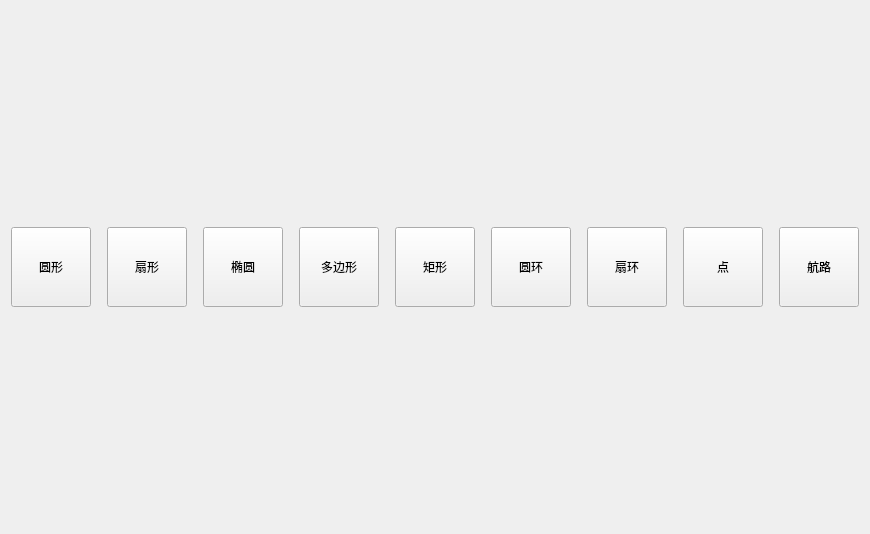
<?xml version="1.0" encoding="UTF-8"?>
<ui version="4.0">
 <class>ZoneAdditionDrawWidget</class>
 <widget class="QWidget" name="ZoneAdditionDrawWidget">
  <property name="geometry">
   <rect>
    <x>0</x>
    <y>0</y>
    <width>838</width>
    <height>534</height>
   </rect>
  </property>
  <property name="windowTitle">
   <string>Form</string>
  </property>
  <layout class="QVBoxLayout" name="verticalLayout">
   <item>
    <layout class="QHBoxLayout" name="horizontalLayout">
     <property name="spacing">
      <number>16</number>
     </property>
     <item>
      <widget class="QPushButton" name="pb_yuanxing">
       <property name="minimumSize">
        <size>
         <width>0</width>
         <height>80</height>
        </size>
       </property>
       <property name="text">
        <string>圆形</string>
       </property>
      </widget>
     </item>
     <item>
      <widget class="QPushButton" name="pb_shanxing">
       <property name="minimumSize">
        <size>
         <width>0</width>
         <height>80</height>
        </size>
       </property>
       <property name="text">
        <string>扇形</string>
       </property>
      </widget>
     </item>
     <item>
      <widget class="QPushButton" name="pb_tuoyuan">
       <property name="minimumSize">
        <size>
         <width>0</width>
         <height>80</height>
        </size>
       </property>
       <property name="text">
        <string>椭圆</string>
       </property>
      </widget>
     </item>
     <item>
      <widget class="QPushButton" name="pb_duobianxing">
       <property name="minimumSize">
        <size>
         <width>0</width>
         <height>80</height>
        </size>
       </property>
       <property name="text">
        <string>多边形</string>
       </property>
      </widget>
     </item>
     <item>
      <widget class="QPushButton" name="pb_juxing">
       <property name="minimumSize">
        <size>
         <width>0</width>
         <height>80</height>
        </size>
       </property>
       <property name="text">
        <string>矩形</string>
       </property>
      </widget>
     </item>
     <item>
      <widget class="QPushButton" name="pb_yuanhuan">
       <property name="minimumSize">
        <size>
         <width>0</width>
         <height>80</height>
        </size>
       </property>
       <property name="text">
        <string>圆环</string>
       </property>
      </widget>
     </item>
     <item>
      <widget class="QPushButton" name="pb_shanhuan">
       <property name="minimumSize">
        <size>
         <width>0</width>
         <height>80</height>
        </size>
       </property>
       <property name="text">
        <string>扇环</string>
       </property>
      </widget>
     </item>
     <item>
      <widget class="QPushButton" name="pb_dian">
       <property name="minimumSize">
        <size>
         <width>0</width>
         <height>80</height>
        </size>
       </property>
       <property name="text">
        <string>点</string>
       </property>
      </widget>
     </item>
     <item>
      <widget class="QPushButton" name="pb_hanglu">
       <property name="minimumSize">
        <size>
         <width>0</width>
         <height>80</height>
        </size>
       </property>
       <property name="text">
        <string>航路</string>
       </property>
      </widget>
     </item>
    </layout>
   </item>
  </layout>
 </widget>
 <resources/>
 <connections/>
</ui>
